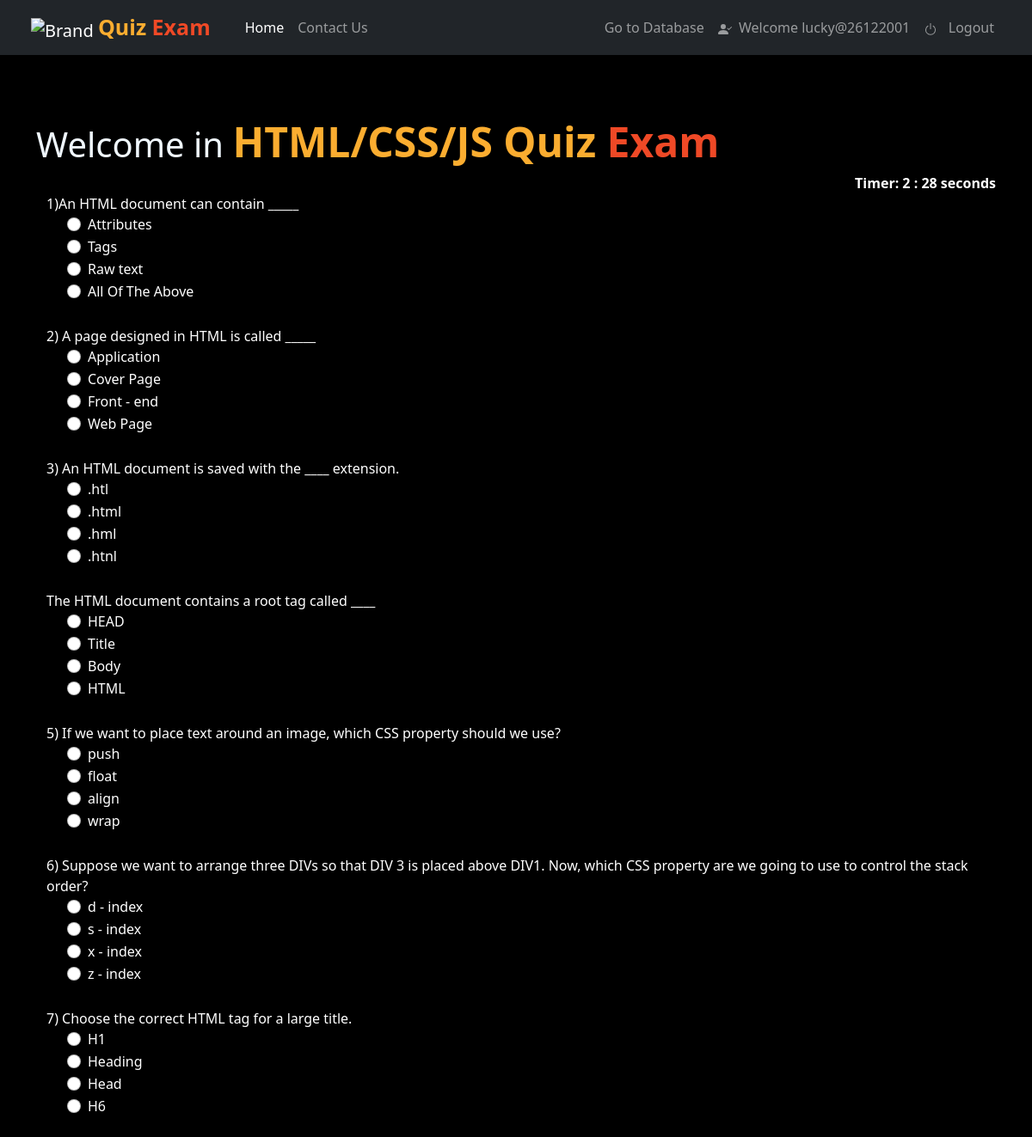
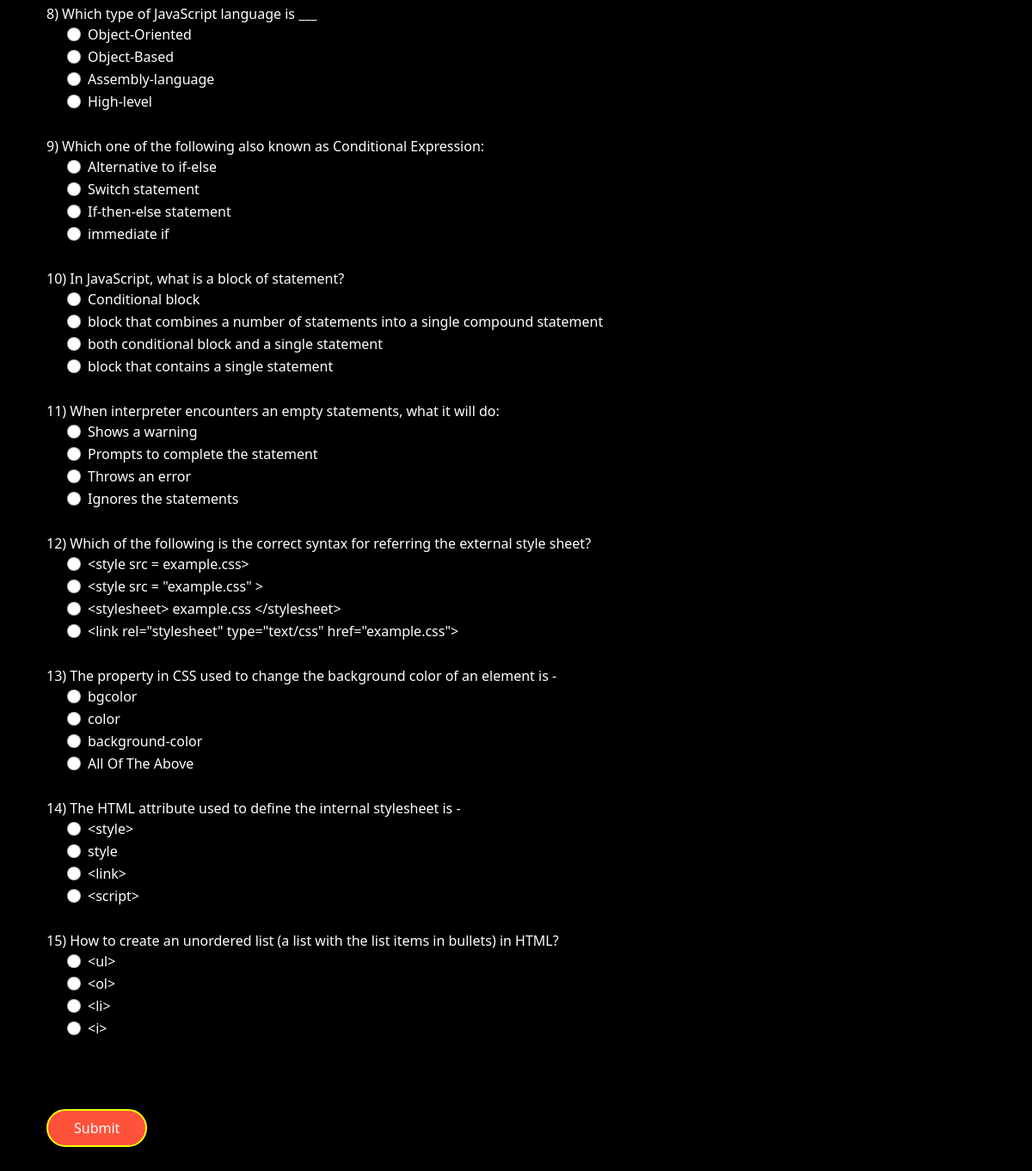
Screenshot of /ques5/ (signed in) with the database file from the repository (2 pictures, top to bottom).
### user/models.py (models this page shows, shortened)
class QuesModel5(models.Model):
    question5 = models.CharField(max_length=200,null=True)
    op1 = models.CharField(max_length=200,null=True)
    op2 = models.CharField(max_length=200,null=True)
    op3 = models.CharField(max_length=200,null=True)
    op4 = models.CharField(max_length=200,null=True)
    ans = models.CharField(max_length=200,null=True)

### user/views.py (the view)
# urls.py: path('ques5/', user_view.ques5, name ='ques5'),
def ques5(request):
    if request.method == 'POST':
        questions = QuesModel5.objects.all()
        score = 0
        wrong = 0
        correct = 0
        total = 0
        for q in questions:
            total += 1
            if q.ans == request.POST.get(q.question5):
                score += 10
                correct += 1
            else:
                wrong += 1
        percent = score/(total*10) * 100
        context = {
            'score': score,
            'time': request.POST.get('timer'),
            'correct': correct,
            'wrong': wrong,
            'percent': percent,
            'total': total
        }
        return render(request, 'user/result.html', context)
    else:
        questions = QuesModel5.objects.all()
        context = {
            'question5': questions
        }
        return render(request, 'user/ques5.html', context)

### user/templates/user/ques5.html (shortened to what this page needs)
{% load static %} {% load crispy_forms_tags %}
<!DOCTYPE html>
<html lang="en">
<head>
    <link href="https://cdn.jsdelivr.net/npm/bootstrap@5.1.3/dist/css/bootstrap.min.css" rel="stylesheet">
    <link rel="stylesheet" href="https://cdnjs.cloudflare.com/ajax/libs/font-awesome/4.7.0/css/font-awesome.min.css">
</head>
<body class="container-fluid hello" oncopy="return false" oncut="return false" onpaste="return false">
    <header class="row">
        <nav class="navbar navbar-expand-lg navbar-dark bg-dark">
            <div class="container-fluid">
                <a class="navbar-brand" href="/">
                    <img alt="Brand" src="https://upload.wikimedia.org/wikipedia/commons/a/aa/Guess_Quiz_Logo.png" width="40" height="40" class=" ">
                    <span class="head1">Quiz </span><span class="head2">Exam</span>
                </a>
              <div class="collapse navbar-collapse" id="navbarSupportedContent">
                <ul class="navbar-nav me-auto mb-2 mb-lg-0">
                  <li class="nav-item">
                    <a class="nav-link active" aria-current="page" href="/">Home</a>
                  </li>
                  <li class="nav-item"><a class="nav-link " href="{% url 'contact' %}">Contact Us</a></li>
                </ul>
                            <ul class="navbar-nav justify-content-end">
                                {% if user.is_superuser %}
                                <li class="nav-item"><a class="nav-link " href="/user/nikhilluckyjyoti/QuizExam/">Go to Database</a></li>
                                {% endif %}
                                {% if user.is_authenticated %}
                                <li class="nav-item"><a class="nav-link " href="{% url 'index' %}"> &nbsp;  Welcome {{user.username}}</a></li>
                                <li class="nav-item"><a class="nav-link " href="{% url 'logout' %}"><svg xmlns="http://www.w3.org/2000/svg" width="16" height="16" fill="currentColor" class="bi bi-power" viewBox="0 0 16 16">
                                    <path d="M7.5 1v7h1V1h-1z"/>
                                    <path d="M3 8.812a4.999 4.999 0 0 1 2.578-4.375l-.485-.874A6 6 0 1 0 11 3.616l-.501.865A5 5 0 1 1 3 8.812z"/>
                                  </svg> &nbsp; Logout</a></li>
                            {% endif %}
            </div>
          </nav>
    </header>
    <br/>
    <br>
    <br> {% if user.is_authenticated %}
    <div class="container " onmousedown="return false" onmouseup="return false" onselect="return false">
        <h1><span style="color: aliceblue;">Welcome in </span> <span class="head8">HTML/CSS/JS Quiz </span> <span class="head9">Exam</span></h1>
        <div align="right " id="displaytimer" style="color: white;"><b>Timer: 0 seconds</b></div>
        <form method='post' action='' name="form1" id="form1" class="container form">
            {% csrf_token %} {% for q in question5%}
            <div class="form-group">
                <label for="question">{{q.question5}}</label>
            </div>
            <div class="form-check">
                <div class="form-check">
                    <input class="form-check-input" type="radio" name="{{q.question5}}" id="gridRadios1" value="option1">
                    <label class="form-check-label" for="gridRadios1">
                    {{q.op1}}
                </label>
                </div>
                <div class="form-check">
                    <input class="form-check-input" type="radio" name="{{q.question5}}" id="gridRadios2" value="option2">
                    <label class="form-check-label" for="gridRadios2">
                    {{q.op2}}
                </label>
                </div>
                <div class="form-check">
                    <input class="form-check-input" type="radio" name="{{q.question5}}" id="gridRadios1" value="option3">
                    <label class="form-check-label" for="gridRadios1">
                    {{q.op3}}
                </label>
                </div>
                <div class="form-check">
                    <input class="form-check-input" type="radio" name="{{q.question5}}" id="gridRadios2" value="option4">
                    <label class="form-check-label" for="gridRadios2">
                    {{q.op4}}
                </label>
                </div>
                <br>
            </div>
            {% endfor %}
            <br>
            <button type="submit" class="btn btn-primary form">Submit</button>
        </form>
        {% endif %}
    </div>

### user/templates/user/ques5.html (style rules this page uses)
.hello { background-color: black; }
.head1 { color: #FBAD30; font-size: 25px; font-weight: bold; }
.head2 { color: #EF4926; font-size: 25px; font-weight: bold; }
.head8 { color: #FBAD30; font-size: 3rem; font-weight: bold; }
.head9 { color: #EF4926; font-size: 3rem; font-weight: bold; }
.btn { padding: 8px 30px; margin: 30px 0; background-color: #ff523b; color: #fff; border: 2px solid yellow; border-radius: 30px; cursor: pointer; }
.form { color: white; }

### rows the page displays
QuesModel5: question5 "1)An HTML document can contain _____", op1 "Attributes", op2 "Tags", op3 "Raw text", op4 "All Of The Above"
QuesModel5: question5 "2) A page designed in HTML is called _____", op1 "Application", op2 "Cover Page", op3 "Front - end", op4 "Web Page"
QuesModel5: question5 "3) An HTML document is saved with the ____ extension.", op1 ".htl", op2 ".html", op3 ".hml", op4 ".htnl"
QuesModel5: question5 "The HTML document contains a root tag called ____", op1 "HEAD", op2 "Title", op3 "Body", op4 "HTML"
QuesModel5: question5 "5) If we want to place text around an image, which CSS property should we use?", op1 "push", op2 "float", op3 "align", op4 "wrap"
QuesModel5: question5 "6) Suppose we want to arrange three DIVs so that DIV 3 is placed above DIV1. Now, which CSS property are we going to use to control the stack order?", op1 "d - index", op2 "s - index", op3 "x - index", op4 "z - index"
QuesModel5: question5 "7) Choose the correct HTML tag for a large title.", op1 "H1", op2 "Heading", op3 "Head", op4 "H6"
QuesModel5: question5 "8) Which type of JavaScript language is ___", op1 "Object-Oriented", op2 "Object-Based", op3 "Assembly-language", op4 "High-level"
QuesModel5: question5 "9) Which one of the following also known as Conditional Expression:", op1 "Alternative to if-else", op2 "Switch statement", op3 "If-then-else statement", op4 "immediate if"
QuesModel5: question5 "10) In JavaScript, what is a block of statement?", op1 "Conditional block", op2 "block that combines a number of statements into a single compound statement", op3 "both conditional block and a single statement", op4 "block that contains a single statement"
QuesModel5: question5 "11) When interpreter encounters an empty statements, what it will do:", op1 "Shows a warning", op2 "Prompts to complete the statement", op3 "Throws an error", op4 "Ignores the statements"
QuesModel5: question5 "12) Which of the following is the correct syntax for referring the external style sheet?", op1 "<style src = example.css>", op2 "<style src = \"example.css\" >", op3 "<stylesheet> example.css </stylesheet>", op4 "<link rel=\"stylesheet\" type=\"text/css\" href=\"example.css\">"
QuesModel5: question5 "13) The property in CSS used to change the background color of an element is -", op1 "bgcolor", op2 "color", op3 "background-color", op4 "All Of The Above"
QuesModel5: question5 "14) The HTML attribute used to define the internal stylesheet is -", op1 "<style>", op2 "style", op3 "<link>", op4 "<script>"
QuesModel5: question5 "15) How to create an unordered list (a list with the list items in bullets) in HTML?", op1 "<ul>", op2 "<ol>", op3 "<li>", op4 "<i>"

### other values shown
{{ user.username }} "lucky@26122001"
